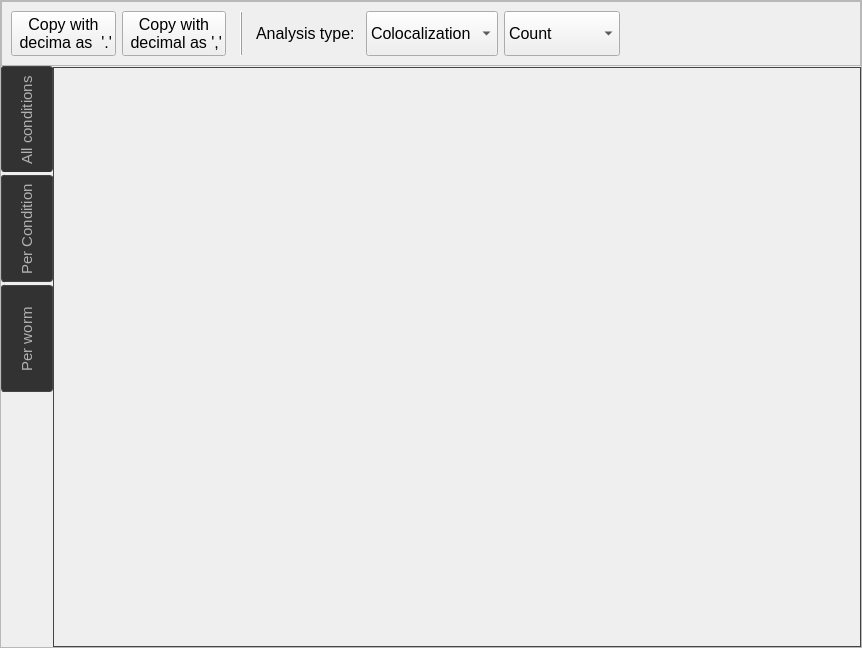
<?xml version="1.0" encoding="UTF-8"?>
<ui version="4.0">
 <class>Form</class>
 <widget class="QWidget" name="Form">
  <property name="geometry">
   <rect>
    <x>0</x>
    <y>0</y>
    <width>862</width>
    <height>648</height>
   </rect>
  </property>
  <property name="minimumSize">
   <size>
    <width>300</width>
    <height>300</height>
   </size>
  </property>
  <property name="windowTitle">
   <string>Form</string>
  </property>
  <layout class="QVBoxLayout" name="verticalLayout">
   <property name="spacing">
    <number>0</number>
   </property>
   <property name="leftMargin">
    <number>0</number>
   </property>
   <property name="topMargin">
    <number>0</number>
   </property>
   <property name="rightMargin">
    <number>0</number>
   </property>
   <property name="bottomMargin">
    <number>0</number>
   </property>
   <item>
    <widget class="QFrame" name="results_inspector_frame">
     <property name="sizePolicy">
      <sizepolicy hsizetype="Minimum" vsizetype="Minimum">
       <horstretch>0</horstretch>
       <verstretch>0</verstretch>
      </sizepolicy>
     </property>
     <property name="minimumSize">
      <size>
       <width>200</width>
       <height>0</height>
      </size>
     </property>
     <property name="maximumSize">
      <size>
       <width>1500</width>
       <height>16777215</height>
      </size>
     </property>
     <property name="frameShape">
      <enum>QFrame::StyledPanel</enum>
     </property>
     <property name="frameShadow">
      <enum>QFrame::Raised</enum>
     </property>
     <layout class="QGridLayout" name="gridLayout_6">
      <property name="leftMargin">
       <number>0</number>
      </property>
      <property name="topMargin">
       <number>0</number>
      </property>
      <property name="rightMargin">
       <number>0</number>
      </property>
      <property name="bottomMargin">
       <number>0</number>
      </property>
      <property name="spacing">
       <number>0</number>
      </property>
      <item row="1" column="0">
       <widget class="QTabWidget" name="all_condition_analysistable">
        <property name="font">
         <font>
          <pointsize>11</pointsize>
         </font>
        </property>
        <property name="styleSheet">
         <string notr="true">
QTabBar::tab {
    color: #b1b1b1;
    border: 1px solid #444;
    border-bottom-style: none;
    background-color: #323232;
    padding-left: 10px;
    padding-right: 10px;
    padding-top: 3px;
    padding-bottom: 2px;
    margin-right: -1px;
	border-radius: 3px;
	height: 100px;
	width: 30px;
	
}

QTabWidget::pane {
    border: 1px solid #444;
    top: 1px;
}

QTabBar::tab:last
{
    margin-right: 0; /* the last selected tab has nothing to overlap with on the right */
    border-top-right-radius: 3px;
}

QTabBar::tab:first:!selected
{
 margin-left: 0px; /* the last selected tab has nothing to overlap with on the right */


    border-top-left-radius: 3px;
}

QTabBar::tab:!selected
{
    color: #b1b1b1;
    border-bottom-style: solid;
    margin-top: 3px;
    background-color: QLinearGradient(x1:0, y1:0, x2:1, y2:0, stop:1 #212121, stop:.4 #343434);
}

QTabBar::tab:selected
{
    border-top-left-radius: 3px;
    border-top-right-radius: 3px;
    margin-bottom: 0px;
}

QTabBar::tab:!selected:hover
{
    /*border-top: 2px solid #ffaa00;
    padding-bottom: 3px;*/
    border-top-left-radius: 3px;
    border-top-right-radius: 3px;
    background-color: QLinearGradient(x1:0, y1:0, x2:1, y2:0, stop:1 #212121, stop:0.4 #0084c4);
}
</string>
        </property>
        <property name="tabPosition">
         <enum>QTabWidget::West</enum>
        </property>
        <property name="currentIndex">
         <number>0</number>
        </property>
        <widget class="QWidget" name="all_conditions">
         <attribute name="title">
          <string>All conditions</string>
         </attribute>
         <layout class="QGridLayout" name="gridLayout_7"/>
        </widget>
        <widget class="QWidget" name="per_condition">
         <attribute name="title">
          <string>Per Condition</string>
         </attribute>
         <layout class="QVBoxLayout" name="verticalLayout_7">
          <item>
           <widget class="QTableView" name="per_condition_analysis_table"/>
          </item>
         </layout>
        </widget>
        <widget class="QWidget" name="per_worm">
         <attribute name="title">
          <string>Per worm</string>
         </attribute>
         <layout class="QVBoxLayout" name="verticalLayout_8">
          <item>
           <widget class="QSplitter" name="worm_check_analysis_splitter">
            <property name="orientation">
             <enum>Qt::Vertical</enum>
            </property>
            <widget class="QGraphicsView" name="worm_analysis_check">
             <property name="styleSheet">
              <string notr="true">background-color: rgb(255, 255, 255);</string>
             </property>
            </widget>
            <widget class="QTableView" name="per_worm_analysistable"/>
           </widget>
          </item>
          <item>
           <widget class="QFrame" name="frame_per_conditions">
            <property name="minimumSize">
             <size>
              <width>0</width>
              <height>0</height>
             </size>
            </property>
            <property name="frameShape">
             <enum>QFrame::StyledPanel</enum>
            </property>
            <property name="frameShadow">
             <enum>QFrame::Raised</enum>
            </property>
            <layout class="QHBoxLayout" name="horizontalLayout_5">
             <item>
              <widget class="QPushButton" name="display_condtions_btn">
               <property name="sizePolicy">
                <sizepolicy hsizetype="Minimum" vsizetype="Minimum">
                 <horstretch>0</horstretch>
                 <verstretch>0</verstretch>
                </sizepolicy>
               </property>
               <property name="font">
                <font/>
               </property>
               <property name="text">
                <string>Display
Conditions</string>
               </property>
              </widget>
             </item>
             <item>
              <widget class="QPushButton" name="pushBdisplay_worms_btn">
               <property name="sizePolicy">
                <sizepolicy hsizetype="Minimum" vsizetype="Minimum">
                 <horstretch>0</horstretch>
                 <verstretch>0</verstretch>
                </sizepolicy>
               </property>
               <property name="font">
                <font/>
               </property>
               <property name="text">
                <string>Display
Worms</string>
               </property>
              </widget>
             </item>
             <item>
              <widget class="QPushButton" name="open_pop_up_btn">
               <property name="sizePolicy">
                <sizepolicy hsizetype="Minimum" vsizetype="Minimum">
                 <horstretch>0</horstretch>
                 <verstretch>0</verstretch>
                </sizepolicy>
               </property>
               <property name="font">
                <font/>
               </property>
               <property name="text">
                <string>Open
Pop-up</string>
               </property>
              </widget>
             </item>
            </layout>
           </widget>
          </item>
         </layout>
        </widget>
       </widget>
      </item>
      <item row="0" column="0">
       <widget class="QFrame" name="ResultsInspaceterToolsFrame">
        <property name="minimumSize">
         <size>
          <width>0</width>
          <height>33</height>
         </size>
        </property>
        <property name="font">
         <font>
          <pointsize>12</pointsize>
         </font>
        </property>
        <property name="frameShape">
         <enum>QFrame::StyledPanel</enum>
        </property>
        <property name="frameShadow">
         <enum>QFrame::Raised</enum>
        </property>
        <layout class="QHBoxLayout" name="horizontalLayout">
         <item>
          <widget class="QPushButton" name="CopyDecimalDot">
           <property name="text">
            <string>Copy with 
 decima as  '.'</string>
           </property>
          </widget>
         </item>
         <item>
          <widget class="QPushButton" name="CopyDecimalComma">
           <property name="text">
            <string>Copy with
 decimal as ','</string>
           </property>
          </widget>
         </item>
         <item>
          <widget class="Line" name="line">
           <property name="minimumSize">
            <size>
             <width>18</width>
             <height>0</height>
            </size>
           </property>
           <property name="font">
            <font>
             <pointsize>12</pointsize>
             <weight>50</weight>
             <bold>false</bold>
            </font>
           </property>
           <property name="frameShadow">
            <enum>QFrame::Raised</enum>
           </property>
           <property name="lineWidth">
            <number>1</number>
           </property>
           <property name="midLineWidth">
            <number>0</number>
           </property>
           <property name="orientation">
            <enum>Qt::Vertical</enum>
           </property>
          </widget>
         </item>
         <item>
          <widget class="QLabel" name="label">
           <property name="font">
            <font>
             <pointsize>12</pointsize>
            </font>
           </property>
           <property name="text">
            <string>Analysis type: </string>
           </property>
          </widget>
         </item>
         <item>
          <widget class="QComboBox" name="Results_pg2_AnalysisTypeComboBox">
           <property name="sizePolicy">
            <sizepolicy hsizetype="Minimum" vsizetype="Minimum">
             <horstretch>0</horstretch>
             <verstretch>0</verstretch>
            </sizepolicy>
           </property>
           <property name="minimumSize">
            <size>
             <width>124</width>
             <height>0</height>
            </size>
           </property>
           <property name="font">
            <font>
             <pointsize>12</pointsize>
            </font>
           </property>
           <item>
            <property name="text">
             <string>Colocalization</string>
            </property>
           </item>
           <item>
            <property name="text">
             <string>Mean intensity</string>
            </property>
           </item>
           <item>
            <property name="text">
             <string>Aggregates</string>
            </property>
           </item>
          </widget>
         </item>
         <item>
          <widget class="QComboBox" name="channel_analysis_metrics_combobox">
           <property name="sizePolicy">
            <sizepolicy hsizetype="Preferred" vsizetype="Minimum">
             <horstretch>0</horstretch>
             <verstretch>0</verstretch>
            </sizepolicy>
           </property>
           <property name="minimumSize">
            <size>
             <width>100</width>
             <height>0</height>
            </size>
           </property>
           <property name="font">
            <font>
             <pointsize>12</pointsize>
            </font>
           </property>
           <item>
            <property name="text">
             <string>Count</string>
            </property>
           </item>
           <item>
            <property name="text">
             <string>pearson</string>
            </property>
           </item>
           <item>
            <property name="text">
             <string>Area</string>
            </property>
           </item>
           <item>
            <property name="text">
             <string>R.IntDensity</string>
            </property>
           </item>
          </widget>
         </item>
         <item>
          <spacer name="ResultsInspectorToolshorizontalSpacer">
           <property name="orientation">
            <enum>Qt::Horizontal</enum>
           </property>
           <property name="sizeHint" stdset="0">
            <size>
             <width>40</width>
             <height>20</height>
            </size>
           </property>
          </spacer>
         </item>
         <item>
          <widget class="QPushButton" name="SpreadSheetState">
           <property name="sizePolicy">
            <sizepolicy hsizetype="Minimum" vsizetype="Minimum">
             <horstretch>0</horstretch>
             <verstretch>0</verstretch>
            </sizepolicy>
           </property>
           <property name="styleSheet">
            <string notr="true">QPushButton{
background-color: rgba(255, 255, 255,0);
border-width: 0px;  
border-style: solid;  
border-radius: 6;  
padding: 3px;  
font-size: 12px;  
padding-left: 5px;  
padding-right: 5px;
}
QPushButton:hover{
background-color: rgba(255, 255, 255,0);
border-width: 0px;  
border-style: solid;  
border-radius: 6;  
padding: 3px;  
font-size: 12px;  
padding-left: 5px;  
padding-right: 5px;
}
</string>
           </property>
           <property name="text">
            <string/>
           </property>
          </widget>
         </item>
        </layout>
       </widget>
      </item>
     </layout>
    </widget>
   </item>
  </layout>
 </widget>
 <resources/>
 <connections/>
</ui>
